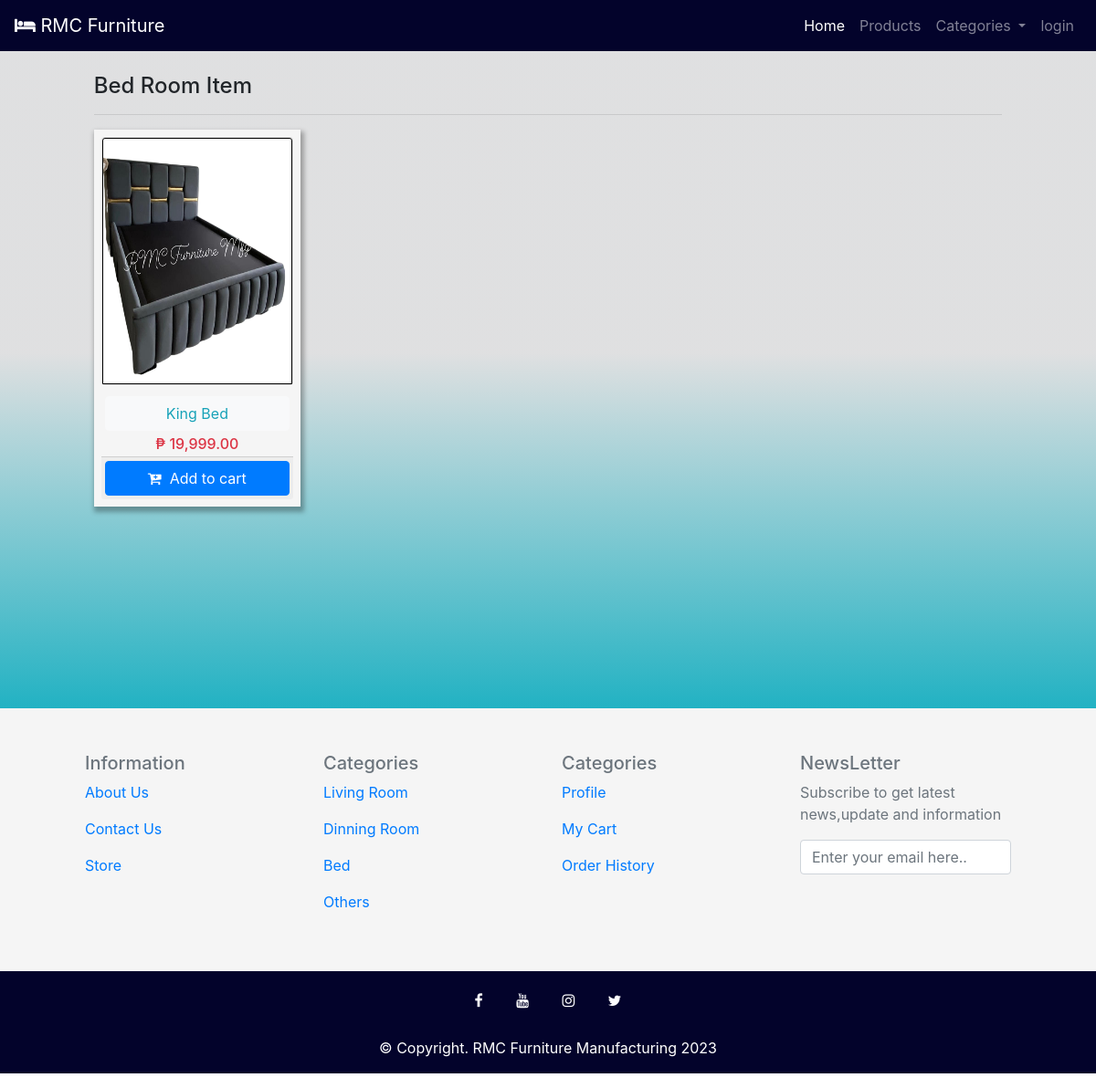
The page /bed.php on the database its author committed.
### tables this page shows
CREATE TABLE `product` (
  `id` int(11) NOT NULL,
  `product_name` varchar(100) NOT NULL,
  `product_desc` varchar(255) NOT NULL,
  `product_price` varchar(50) NOT NULL,
  `product_image` varchar(255) NOT NULL,
  `product_code` varchar(10) NOT NULL,
  `category` varchar(50) NOT NULL,
  `most_saled` int(11) DEFAULT NULL
);

### bed.php (the view, shortened to what this page needs)
<?php
    include('pages/header.php');
    include('pages/navigation.php');
 ?>
<div class="container-fluid" style="min-height: 90vh; background: linear-gradient(0deg, rgba(34,178,195,1) 0%, rgba(196,197,199,0.5382528011204482) 54%);">
    <div class="m-auto pt-4" style="width:85%;">
        <h4>Bed Room Item</h4>
        <hr>
        <?php
            include 'config.php';
            $stmt = $conn->prepare("SELECT * FROM product WHERE category = 'bed' ");
            $stmt->execute();
            $result = $stmt->get_result();
            $total = $result->num_rows;
            if($total > 0){
                $row = $result->fetch_assoc();
            }
        ?>
        <div class="row">
            <?php do{ ?>
            <div class="col-sm-6 col-md-4 col-lg-3 mb-4">
                <div class="p-2"  style="box-shadow: 2px 4px 5px 2px rgba(0, 0, 0, 0.3); background-color: whitesmoke;">
                   <div class="card-deck">
                       <div class="card p2  mb-2">
                           <img src="admin/products/<?= $row['product_image'] ?>" class="card-img-top" height="270px" style="border: 1px solid black;">
                       </div>
                   </div>
                   <div class="card-body p-1">
                       <form action="product_details.php" method="post">
                            <button type="submit" name="submit" class="btn btn-light btn-block text-info"  style="margin-bottom: 5px;">
                                <?= $row['product_name']?>
                            </button>
                        </form>
                       <h6 class="card-text text-center text-danger">&#8369; <?= number_format($row['product_price'],2) ?></h6>
                   </div>
                   <div class="card-footer p-1">
                       <form action="" class="form-submit">
                           <button class="btn btn-primary btn-block addItemBtn"><i class="fa fa-cart-plus"></i>&nbsp; Add to cart</button>
                       </form>
                   </div>
                </div>
            </div>
           <?php } while($row = $result->fetch_assoc());?>
        </div>
    </div>
</div>
    <?php
        include('pages/footer.php');
    ?>
</body>
</html>

### css/style.css (style rules this page uses)
* { margin: 0; padding: 0; box-sizing: border-box; }

### rows shown on the page
product: product_image (picture), product_name "King Bed", product_price "19,999.00"
